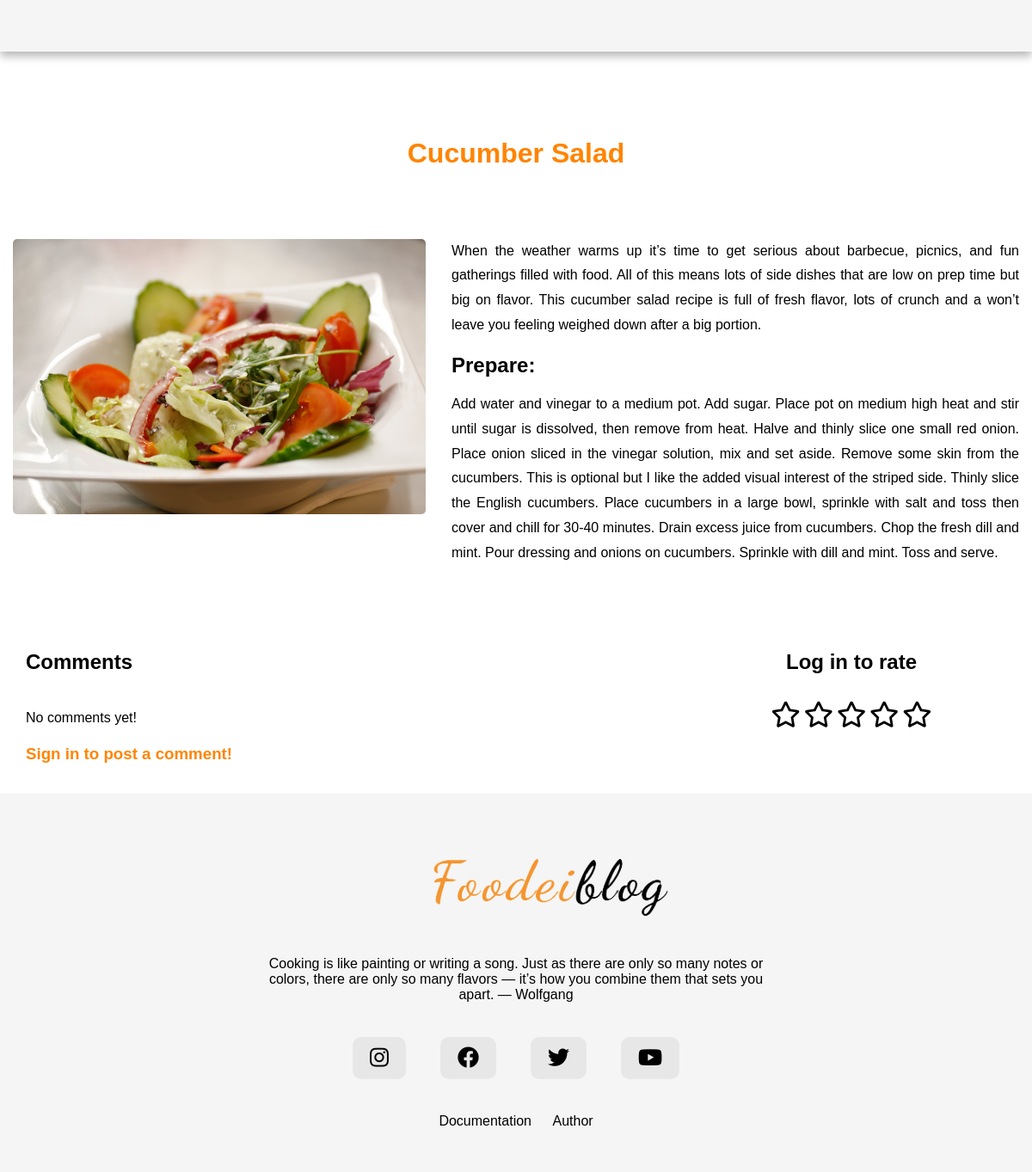
/recipe.php?id=2, run on the app's committed database.
### tables this page shows
CREATE TABLE `postovi` (
  `idPosta` int(255) NOT NULL,
  `naslov` varchar(100) NOT NULL,
  `tekst` text NOT NULL,
  `datum` timestamp NOT NULL DEFAULT current_timestamp(),
  `idKategorije` int(255) NOT NULL,
  `slikasrc` varchar(255) NOT NULL,
  `pocetniTekst` text NOT NULL
);

### recipe.php (called while the page is built)
<?php
    require_once "view/fixed/head.php";
    require_once "view/fixed/header.php";
    require_once "view/pages/recipe.php";
    require_once "view/fixed/footer.php";
?>

### model/dohvatiRecept.php (called while the page is built, shortened)
<?php
    require_once "konekcija.php";
    $poruka="";
    if(isset($_GET['id'])){
        $receptId=$_GET['id'];
        $upit="SELECT * FROM postovi WHERE idPosta=:id";
        $priprema=$konekcija->prepare($upit);
        $priprema->bindParam(":id",$receptId);
        try{
            $priprema->execute();
            $rezultat=$priprema->fetch();
            if($priprema->rowCount()==1)
            {
                $data= $rezultat;
                $ocena=0;
            }
            else{
                $poruka="There is no match";
                $code=404;
            }
        }
        catch(PDOException $e){
            $data="Server error";
            $code=500;
        }
    }
    else{
        $data="Server error";
        $code=404;
    }
?>

### model/dohvatiKomentare.php (called while the page is built, shortened)
<?php
    $komentar='';
?>

### view/pages/recipe.php (the view, shortened to what this page needs)
<main>
    <?php
        include "model/dohvatiRecept.php";
        include "model/dohvatiKomentare.php";
    ?>
        <div class="naslov naslovPadding">
        <h1>
        <?php
            if($poruka!=""){
                echo $poruka;
            }
            else{
                echo $data['naslov'];
            }
        ?>
        </h1>
        </div>
    <?php
        if($poruka==""):
    ?>
    <div id="receptJedan">
        <div class="blok">
            <img src="assets/images/<?=$data['slikasrc']?>" alt="<?=$data['naslov']?>">
        </div>
        <div class="blok tekst">
            <p><?=$data['pocetniTekst']?></p>
            <h2>Prepare:</h2>
            <p><?=$data['tekst']?></p>
        </div>
    </div>
    <div id="komentariOcene">
        <div id="komentari">
            <h2>Comments</h2>
            <?php
            if($komentar!=''):
                foreach($komentar as $k):
            ?>
                <div class="komentar">
                    <h3><?=$k['ime']?> <?=$k['prezime']?></h3>
                    <p><?=$k['tekst']?></p>
                    <p><?=$k['datumKomentara']?></p>
                </div>
            <?php
               endforeach;
            else:
            ?>
            <p>No comments yet!</p>
            <?php
            endif;
            ?>
            <div>
                <?php
                    if(isset($_SESSION['korisnik'])):
                ?>
                <h3>Your comment:</h3>
                <form action="">
                    <textarea id="komentarTekst"></textarea>
                    <input type="hidden" id="idRecepta" value="<?=$_GET['id']?>">
                    <input type="button" value="Send" id="sendBtn">
                </form>
                <p id="porukaKomentar" class="crveno"></p>
                <?php
                    else:
                ?>
                    <h3 class="crveno comm">Sign in to post a comment!</h3>
                <?php
                    endif
                ?>
            </div>
        </div>
        <div id="oceni">
            <?php
                if(isset($_SESSION['korisnik'])):
            ?>
                <h2>Your rate</h2>
            <?php
                else:
            ?>
                <h2>Log in to rate</h2>
            <?php
                endif;
            ?>
            <?php
                for($i=0;$i<5;$i++):
                    if($i<$ocena):
            ?>
                    <i class="fas fa-star" data-recept="<?=$data['idPosta']?>" data-ocena="<?=$i+1?>"></i>
            <?php
                    else:
            ?>
                    <i class="far fa-star" data-recept="<?=$data['idPosta']?>" data-ocena="<?=$i+1?>"></i>
            <?php
                    endif;
                endfor;
            ?>
        </div>
    </div>
    <?php
        endif;
    ?>
</main>

### assets/css/style.css (style rules this page uses)
* { margin: 0px; padding: 0px; box-sizing: border-box; }
body { font-family: sans-serif; }
.topJelo img,#kategorije div img,.post div img,#about img,#about img,#recepti div img,#receptJedan div img { width: 100%; }
.naslov { text-align: center; padding: 75px; }
.naslov h1 { color: #ff8400; }
img { border-radius: 5px; }
.tekst { width: 55%; margin: 5px; margin-top: 0px; }
.naslovPadding { padding-top: 150px; padding-bottom: 20px; }
#receptJedan { width: 100%; display: flex; justify-content: space-around; padding: 40px 0px; }
.blok { width: 40%; margin: 10px; }
#receptJedan .tekst { width: 55%; }
#receptJedan .blok { text-align: justify; }
#receptJedan p,#receptJedan h2 { margin-bottom: 10px; }
#komentariOcene { width: 100%; display: flex; justify-content: space-around; padding: 30px 0px; }
#komentari { width: 60%; }
#komentari p,#komentari h2 { margin-bottom: 10px; }
#komentari h2 { margin-bottom: 30px; }
#oceni { width: 30%; }
#oceni h2 { margin-bottom: 25px; }
#oceni { text-align: center; }
#oceni .far,#oceni .fas { font-size: 30px; }
main { line-height: 1.8; }
.crveno { font-weight: bold; color: #ff0000; }
.comm { color: #ff8400; }

### data on the page
postovi: naslov "Cucumber Salad", slikasrc (picture), pocetniTekst "When the weather warms up it’s time to get serious about barbecue, picnics, and fun gatherings filled with food. All of this means lots of side dishes that are low on prep time but big on flavor. This cucumber salad recipe is full of fresh flavor, lots of crunch and a won’t leave you feeling weighed down after a big portion.", tekst "Add water and vinegar to a medium pot. Add sugar. Place pot on medium high heat and stir until sugar is dissolved, then remove from heat. Halve and thinly slice one small red onion. Place onion sliced in the vinegar solution, mix and set aside. Remove some skin from the cucumbers. This is optional but I like the added visual interest of the striped side. Thinly slice the English cucumbers. Place cucumbers in a large bowl, sprinkle with salt and toss then cover and chill for 30-40 minutes. Drain excess juice from cucumbers. Chop the fresh dill and mint. Pour dressing and onions on cucumbers. Sprinkle with dill and mint. Toss and serve."
